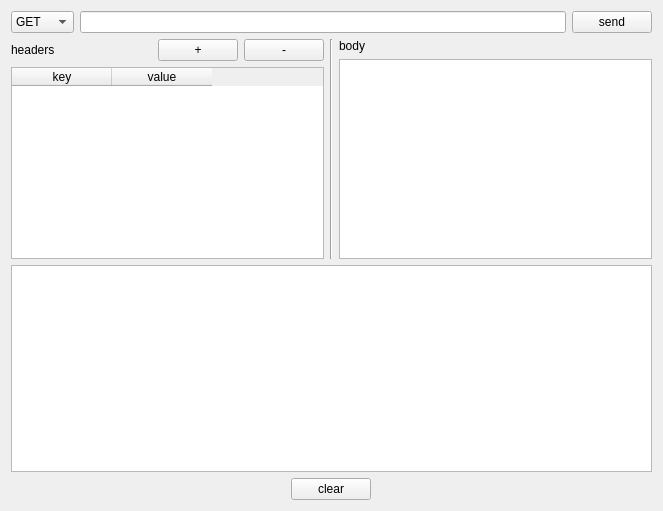
<?xml version="1.0" encoding="UTF-8"?>
<ui version="4.0">
 <class>Form</class>
 <widget class="QWidget" name="Form">
  <property name="geometry">
   <rect>
    <x>0</x>
    <y>0</y>
    <width>663</width>
    <height>511</height>
   </rect>
  </property>
  <property name="windowTitle">
   <string>LTUtil</string>
  </property>
  <layout class="QVBoxLayout" name="verticalLayout_3">
   <item>
    <layout class="QHBoxLayout" name="horizontalLayout">
     <item>
      <widget class="QComboBox" name="comboBox">
       <item>
        <property name="text">
         <string>GET</string>
        </property>
       </item>
       <item>
        <property name="text">
         <string>POST</string>
        </property>
       </item>
      </widget>
     </item>
     <item>
      <widget class="QLineEdit" name="lineEdit"/>
     </item>
     <item>
      <widget class="QPushButton" name="pushButton">
       <property name="text">
        <string>send</string>
       </property>
      </widget>
     </item>
    </layout>
   </item>
   <item>
    <layout class="QHBoxLayout" name="horizontalLayout_3">
     <item>
      <layout class="QVBoxLayout" name="verticalLayout">
       <item>
        <layout class="QHBoxLayout" name="horizontalLayout_2">
         <item>
          <widget class="QLabel" name="label">
           <property name="sizePolicy">
            <sizepolicy hsizetype="Preferred" vsizetype="Preferred">
             <horstretch>2</horstretch>
             <verstretch>0</verstretch>
            </sizepolicy>
           </property>
           <property name="text">
            <string>headers</string>
           </property>
          </widget>
         </item>
         <item>
          <widget class="QPushButton" name="pushButton_2">
           <property name="sizePolicy">
            <sizepolicy hsizetype="Minimum" vsizetype="Fixed">
             <horstretch>1</horstretch>
             <verstretch>0</verstretch>
            </sizepolicy>
           </property>
           <property name="text">
            <string>+</string>
           </property>
          </widget>
         </item>
         <item>
          <widget class="QPushButton" name="pushButton_3">
           <property name="sizePolicy">
            <sizepolicy hsizetype="Minimum" vsizetype="Fixed">
             <horstretch>1</horstretch>
             <verstretch>0</verstretch>
            </sizepolicy>
           </property>
           <property name="text">
            <string>-</string>
           </property>
          </widget>
         </item>
        </layout>
       </item>
       <item>
        <widget class="QTableWidget" name="tableWidget">
         <column>
          <property name="text">
           <string>key</string>
          </property>
         </column>
         <column>
          <property name="text">
           <string>value</string>
          </property>
         </column>
        </widget>
       </item>
      </layout>
     </item>
     <item>
      <widget class="Line" name="line">
       <property name="orientation">
        <enum>Qt::Vertical</enum>
       </property>
      </widget>
     </item>
     <item>
      <layout class="QVBoxLayout" name="verticalLayout_2">
       <item>
        <widget class="QLabel" name="label_2">
         <property name="text">
          <string>body</string>
         </property>
        </widget>
       </item>
       <item>
        <widget class="QTextEdit" name="textEdit"/>
       </item>
      </layout>
     </item>
    </layout>
   </item>
   <item>
    <widget class="QTextEdit" name="textEdit_2"/>
   </item>
   <item>
    <layout class="QHBoxLayout" name="horizontalLayout_4">
     <item>
      <widget class="QPushButton" name="pushButton_4">
       <property name="sizePolicy">
        <sizepolicy hsizetype="Fixed" vsizetype="Fixed">
         <horstretch>0</horstretch>
         <verstretch>0</verstretch>
        </sizepolicy>
       </property>
       <property name="text">
        <string>clear</string>
       </property>
      </widget>
     </item>
    </layout>
   </item>
  </layout>
 </widget>
 <resources/>
 <connections/>
</ui>
